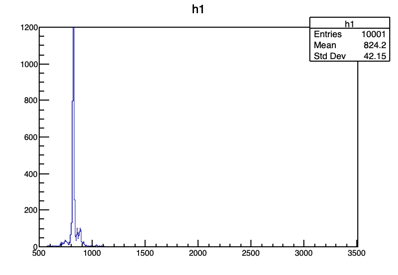
#> input picture data/sokutei_2/sokutei_1.png, 398 x 275 px; its folder holds 4 pictures in this run
$ python png2mp4.py
#> lines starting #> are read from the running program, lines starting #| are printed output that depends on the picture
import cv2
import glob
import shutil
import os

size=(640,480)#サイズ指定
fourcc = cv2.VideoWriter_fourcc('m','p','4','v')#保存形式
str = "sokutei_"
save = cv2.VideoWriter(str + '.mp4',fourcc,5.0,size)#動画を保存する形を作成

print("保存中...")

#0フォルダ
pic_data=glob.glob(str + "*.png")#取り出す
for i in range(len(pic_data)):#n回繰り返す
    img=pic_data[i]
    img=cv2.imread(img)#画像を読み込む
#> img is the input picture: shape (275, 398, 3); mean B, G, R 248.6, 248.1, 248.1
    img=cv2.resize(img,(640,480))#上でサイズを指定していますが、念のため
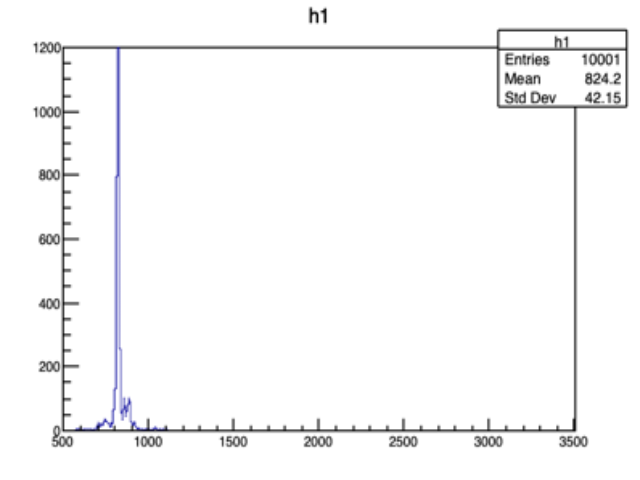
#> img: shape (480, 640, 3); mean B, G, R 248.6, 248.1, 248.1
    save.write(img)#保存
#> pass 2 of the loop `for i in range(len(pic_data)):#n回繰り返す`:
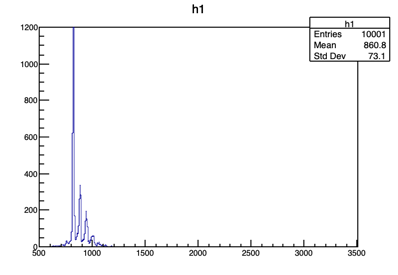
#> input picture data/sokutei_2/sokutei_10.png, 398 x 275 px
#> img is the input picture: shape (275, 398, 3); mean B, G, R 248.5, 247.9, 247.9
#> `img=cv2.resize(img,(640,480))#上でサイズを指定していますが、念のため`:
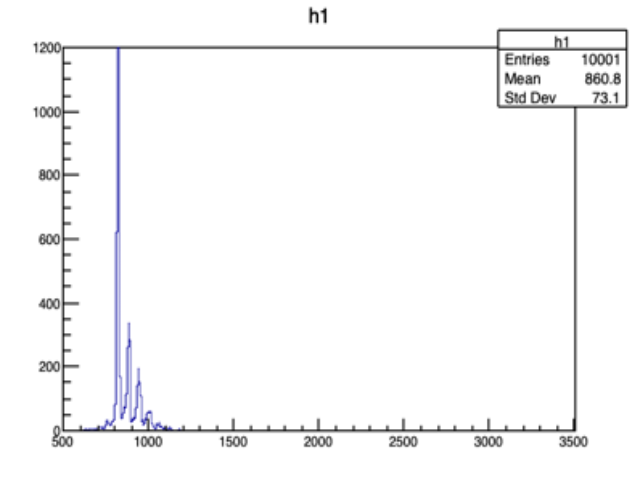
#> img: shape (480, 640, 3); mean B, G, R 248.5, 247.9, 247.9
#> pass 3 of the loop `for i in range(len(pic_data)):#n回繰り返す`:
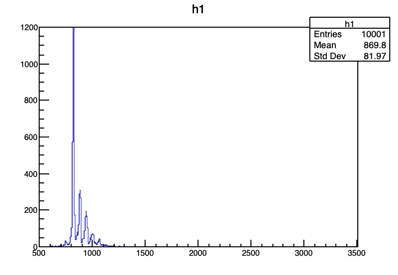
#> input picture data/sokutei_2/sokutei_11.png, 398 x 275 px
#> img is the input picture: shape (275, 398, 3); mean B, G, R 248.5, 247.8, 247.8
#> `img=cv2.resize(img,(640,480))#上でサイズを指定していますが、念のため`:
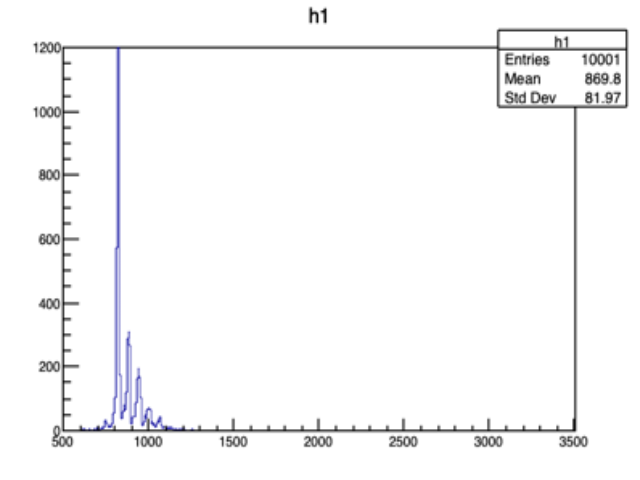
#> img: shape (480, 640, 3); mean B, G, R 248.5, 247.8, 247.8
#> the loop made 4 passes; the first 3 are shown
print(len(pic_data))
print("保存しました")

save.release() # ファイルを閉じる

print("測定データフォルダ:")
new_dir = input()
print(new_dir)
os.makedirs("%s" % new_dir, exist_ok=True)
